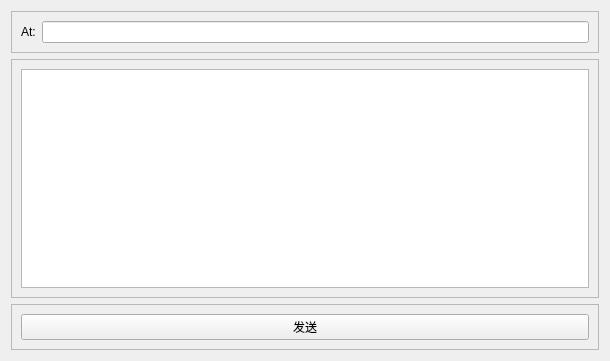
<?xml version="1.0" encoding="UTF-8"?>
<ui version="4.0">
 <class>Form</class>
 <widget class="QWidget" name="Form">
  <property name="geometry">
   <rect>
    <x>0</x>
    <y>0</y>
    <width>610</width>
    <height>361</height>
   </rect>
  </property>
  <property name="windowTitle">
   <string>Note</string>
  </property>
  <layout class="QVBoxLayout" name="verticalLayout">
   <item>
    <widget class="QFrame" name="frame">
     <property name="frameShape">
      <enum>QFrame::StyledPanel</enum>
     </property>
     <property name="frameShadow">
      <enum>QFrame::Raised</enum>
     </property>
     <layout class="QHBoxLayout" name="horizontalLayout">
      <item>
       <widget class="QLabel" name="label">
        <property name="text">
         <string>At:</string>
        </property>
       </widget>
      </item>
      <item>
       <widget class="QLineEdit" name="lineEdit_at"/>
      </item>
     </layout>
    </widget>
   </item>
   <item>
    <widget class="QFrame" name="frame_2">
     <property name="frameShape">
      <enum>QFrame::StyledPanel</enum>
     </property>
     <property name="frameShadow">
      <enum>QFrame::Raised</enum>
     </property>
     <layout class="QVBoxLayout" name="verticalLayout_2">
      <item>
       <widget class="QTextEdit" name="textEdit_content"/>
      </item>
     </layout>
    </widget>
   </item>
   <item>
    <widget class="QFrame" name="frame_3">
     <property name="frameShape">
      <enum>QFrame::StyledPanel</enum>
     </property>
     <property name="frameShadow">
      <enum>QFrame::Raised</enum>
     </property>
     <layout class="QHBoxLayout" name="horizontalLayout_2">
      <item>
       <widget class="QPushButton" name="pushButton_sent">
        <property name="text">
         <string>发送</string>
        </property>
       </widget>
      </item>
     </layout>
    </widget>
   </item>
  </layout>
 </widget>
 <resources/>
 <connections/>
</ui>
